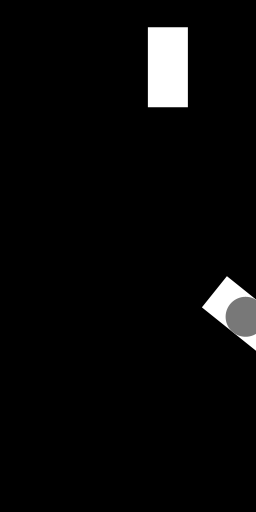
Frame 1 (no input)
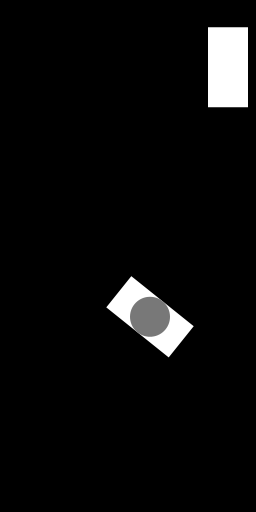
Frame 60 (the mouse pressed at the canvas centre just before this capture)
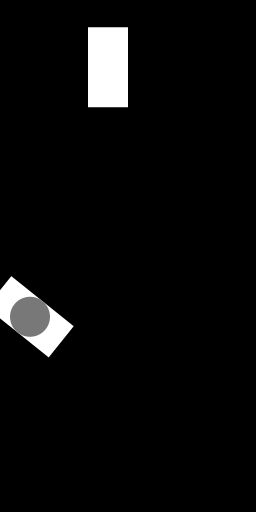
Frame 120 (the mouse held since frame 60 and released just before this capture)

The Processing sketch that drew these frames (run headless with seeded random() and noise(); from frame 60 on, the mouse is pressed at the canvas centre):

// Processing sketch: esercizio_1
// ── esercizio_1.pde
Pillow b,ab;
float hY;

void setup()
{
  size(256,512);
  hY=height/2;
  b=new Pillow(random(1,width),random(1,hY),40,80);
  ab=new SuperPillow(random(1,width),random(hY,height),40,80);
}

void draw()
{
  background(0);
  b.run();
  ab.run();
 
}

void keyPressed()
{
  if((key=='r')||(key=='R'))
    setup();
}
// ── Pillow.pde
class Pillow
{
     float x,y,w,h,sx;
     
     Pillow(float _x, float _y, float _w, float _h)
     {
       x=_x; y=_y; w=_w; h=_h; sx=2;
     }
     
     void display()
     {
       noStroke();
       fill(255);
       rectMode(CENTER);
       rect(x,y,w,h);
     }
     
     void move()
     {
       x+=sx;
       if(x>width)
       {
         sx=-sx;
         x=width;
       }
       
       if(x<0)
       {
         sx=-sx;
         x=0;
       }
     }
     
     void run()
     {
       move();
       display();
     }
     
}
// ── SuperPillow.pde
class SuperPillow extends Pillow
{
  float a;
  SuperPillow(float _x, float _y, float _w, float _h)
  {
    super(_x,_y,_w,_h);
    a=random(0,360);
  }
  
  void display()
  {
    noStroke();
    rectMode(CENTER);
    
    fill(255);
     
    
    pushMatrix();
    translate(x,y);
    rotate(radians(a));
    rect(0,0,w,h);
    popMatrix();
    fill(120);
    ellipse(x,y,w,w);
  }
  
  void move()
  {
    if(dist(mouseX,mouseY,x,y)<w/2)
      a+=5;
      
    super.move();
  }
  
    
}
